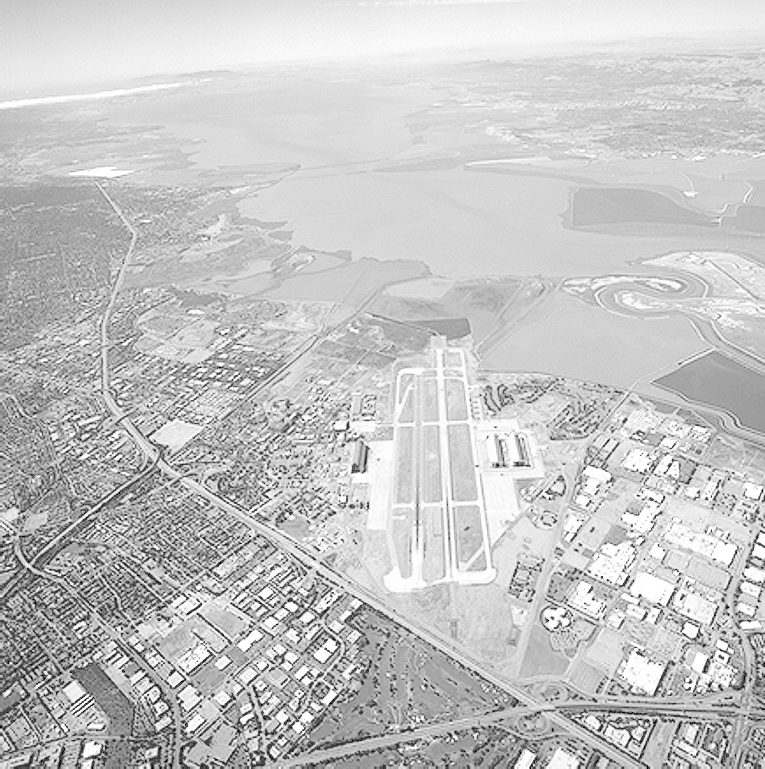
#> input picture resources/runway.png, 765 x 769 px, found by its file name
$ python a1.py
#> lines starting #> are read from the running program, lines starting #| are printed output that depends on the picture
import cv2 as cv
import numpy as np
import matplotlib.pyplot as plt

def get_gamma_corrected_image(image: np.ndarray, gamma: float) -> np.ndarray:
    table = np.array([(i/255)**gamma*255 for i in np.arange(0, 256)]).astype(np.uint8)
    return cv.LUT(image, table)

def main():
    im = cv.imread('resources/runway.png', cv.IMREAD_GRAYSCALE)
#> im is the input picture: shape (769, 765); min 0, max 255, mean 197.1
    assert im is not None, "Image not found!"

    fig, ((ax1, ax2), (ax3, ax4)) = plt.subplots(2, 2, figsize=(16, 6))
    ax1.imshow(im, cmap='gray')
    ax1.set_title('Original Grayscale Image')
    ax1.axis('off')

    im_gamma_0_5 = get_gamma_corrected_image(im, 0.5)
#> in get_gamma_corrected_image, `return cv.LUT(image, table)`:
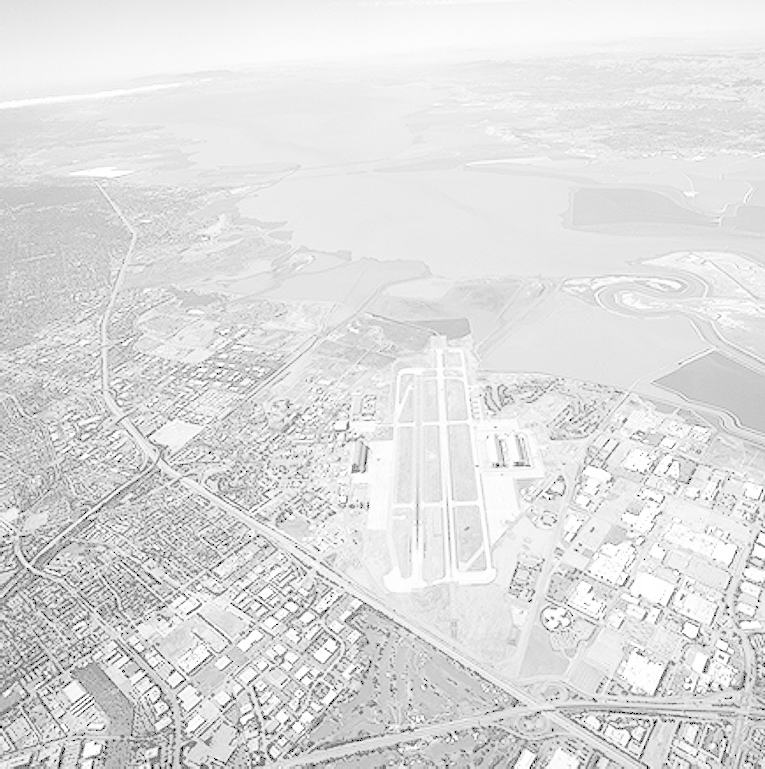
#> returned value: shape (769, 765); min 0, max 255, mean 222
    ax2.imshow(im_gamma_0_5, cmap='gray')
    ax2.set_title('Gamma = 0.5')
    ax2.axis('off')

    im_gamma_2 = get_gamma_corrected_image(im, 2)
#> call 2 of get_gamma_corrected_image, with gamma = 2
#> in get_gamma_corrected_image (call 2), `return cv.LUT(image, table)`:
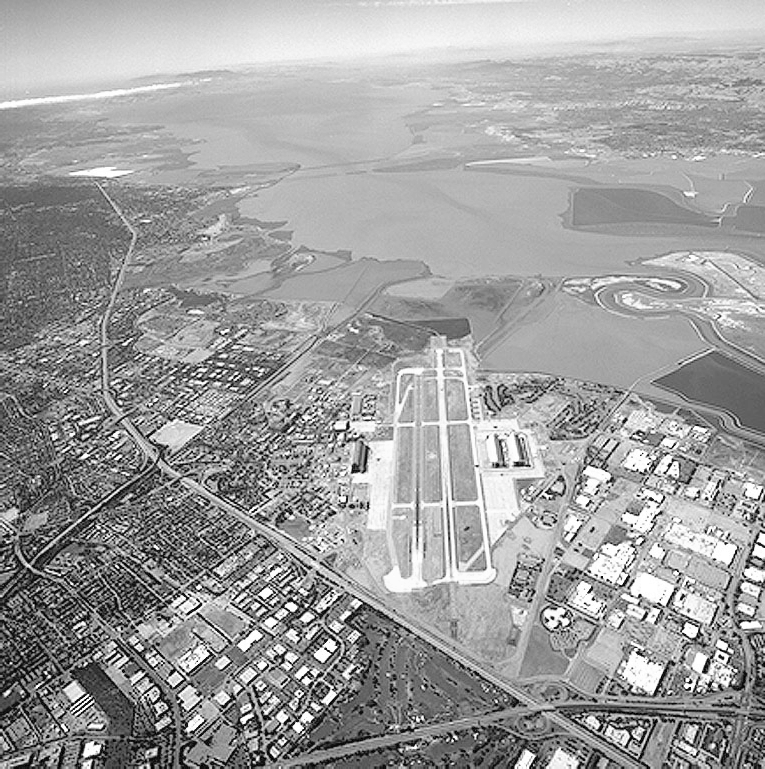
#> returned value: shape (769, 765); min 0, max 255, mean 158.5
    ax3.imshow(im_gamma_2, cmap='gray')
    ax3.set_title('Gamma = 2')
    ax3.axis('off')

    plt.tight_layout()
    plt.show()
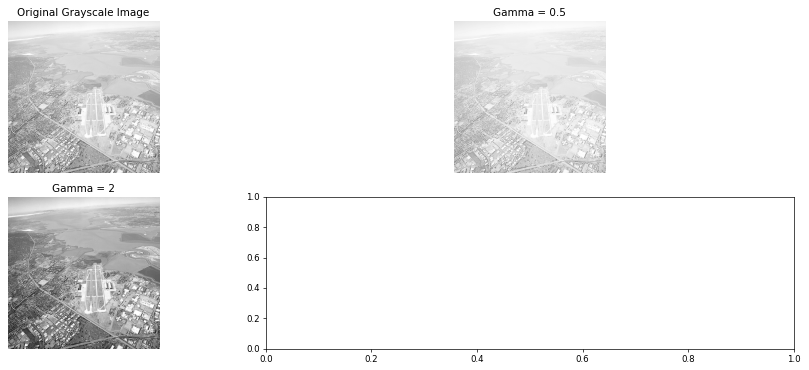
#> figure drawn by matplotlib, 3 panels

main()

$ run again, with resources/cat.png copied over resources/runway.png
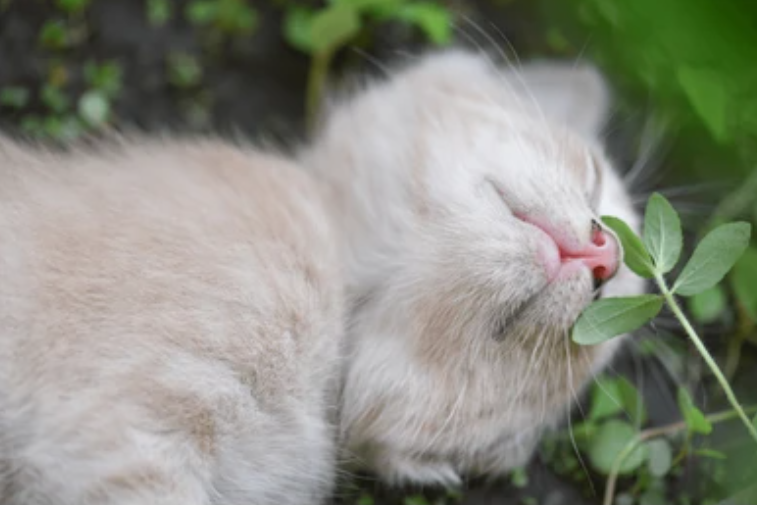
#> input picture resources/cat.png, 757 x 505 px, found by its file name
#> in get_gamma_corrected_image (call 2), `return cv.LUT(image, table)`:
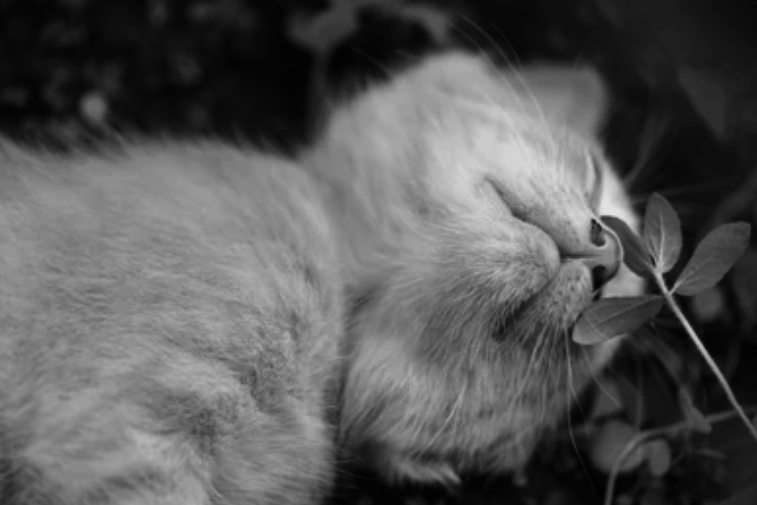
#> returned value: shape (505, 757); min 1, max 227, mean 87.4
#> in main, `plt.show()`:
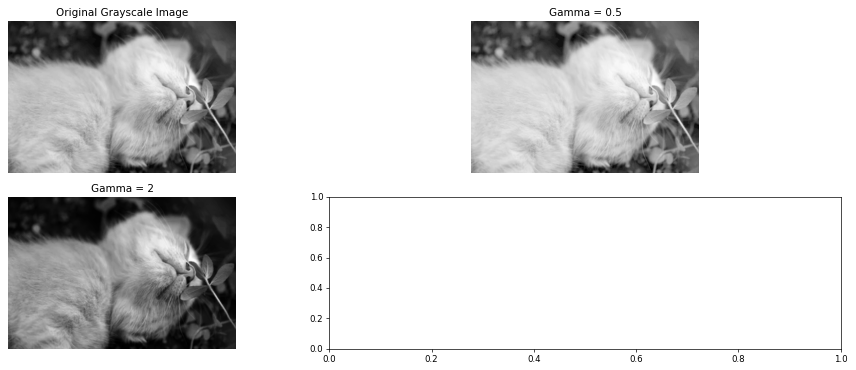
#> figure drawn by matplotlib, 3 panels
